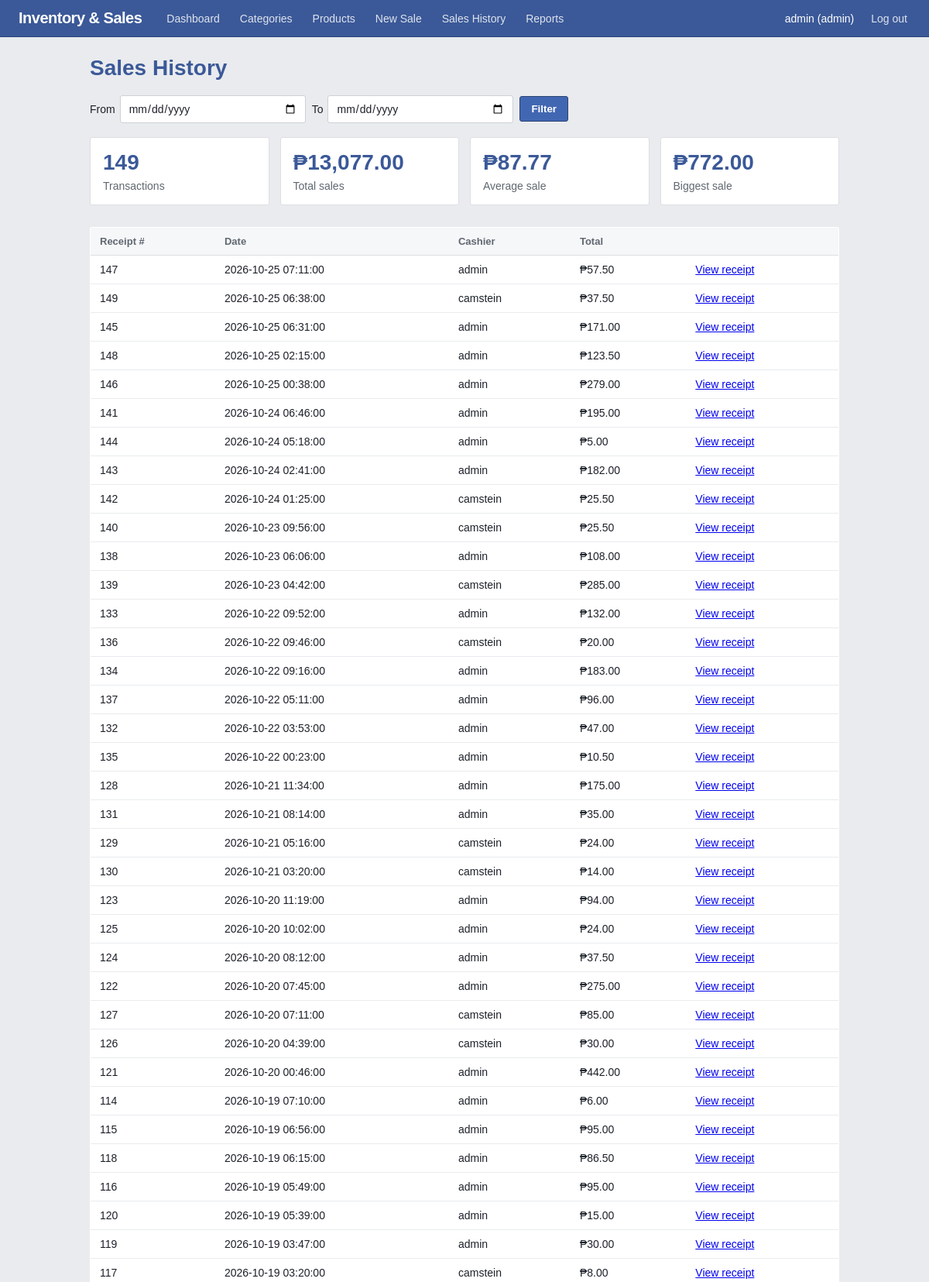
The page /pages/sales_history.php (signed in, upper part) on the database its author committed.
### tables this page shows
CREATE TABLE `sales` (
  `id` int(11) NOT NULL,
  `user_id` int(11) DEFAULT NULL,
  `total` decimal(10,2) DEFAULT NULL,
  `created_at` timestamp NOT NULL DEFAULT current_timestamp()
);

CREATE TABLE `users` (
  `id` int(11) NOT NULL,
  `username` varchar(50) NOT NULL,
  `password` varchar(255) NOT NULL,
  `role` enum('admin','staff') DEFAULT 'staff'
);

### pages/sales_history.php (the view, shortened to what this page needs)
<?php
require '../includes/db.php';
$from = $_GET['from'] ?? '';
$to   = $_GET['to'] ?? '';
$f = $from !== '' ? $from : '2000-01-01';
$t = $to   !== '' ? $to   : '2099-12-31';
$stmt = $conn->prepare(
    "SELECT COUNT(*) AS cnt,
            COALESCE(SUM(total), 0) AS sum_total,
            COALESCE(AVG(total), 0) AS avg_total,
            COALESCE(MAX(total), 0) AS max_total
     FROM sales
     WHERE DATE(created_at) BETWEEN ? AND ?"
);
$stmt->bind_param("ss", $f, $t);
$stmt->execute();
$sum = $stmt->get_result()->fetch_assoc();
$stmt = $conn->prepare(
    "SELECT s.id, s.total, s.created_at, u.username
     FROM sales s LEFT JOIN users u ON u.id = s.user_id
     WHERE DATE(s.created_at) BETWEEN ? AND ?
     ORDER BY s.created_at DESC"
);
$stmt->bind_param("ss", $f, $t);
$stmt->execute();
$rows = $stmt->get_result();
require '../includes/header.php';
?>
<h1>Sales History</h1>
<form method="GET" class="inline-form">
    <label>From <input type="date" name="from" value="<?= htmlspecialchars($from) ?>"></label>
    <label>To <input type="date" name="to" value="<?= htmlspecialchars($to) ?>"></label>
    <button type="submit">Filter</button>
</form>
<div class="cards">
    <div class="card"><span class="num"><?= (int)$sum['cnt'] ?></span><span>Transactions</span></div>
    <div class="card"><span class="num">&#8369;<?= number_format($sum['sum_total'], 2) ?></span><span>Total sales</span></div>
    <div class="card"><span class="num">&#8369;<?= number_format($sum['avg_total'], 2) ?></span><span>Average sale</span></div>
    <div class="card"><span class="num">&#8369;<?= number_format($sum['max_total'], 2) ?></span><span>Biggest sale</span></div>
</div>
<table>
    <tr><th>Receipt #</th><th>Date</th><th>Cashier</th><th>Total</th><th></th></tr>
    <?php while ($r = $rows->fetch_assoc()): ?>
        <tr>
            <td><?= (int)$r['id'] ?></td>
            <td><?= htmlspecialchars($r['created_at']) ?></td>
            <td><?= htmlspecialchars($r['username'] ?? 'unknown') ?></td>
            <td>&#8369;<?= number_format($r['total'], 2) ?></td>
            <td><a href="receipt.php?id=<?= (int)$r['id'] ?>">View receipt</a></td>
        </tr>
    <?php endwhile; ?>
</table>
<?php require '../includes/footer.php'; ?>

### style.css (style rules this page uses)
:root { --blue: #3b5998; --blue-dark: #2d4373; --blue-light: #4267b2; --green: #42b72a; --green-dark: #2f8a1c; --orange: #f7931e; --orange-dark: #c26f0a; --red: #d93025; --red-dark: #a8231b; --bg: #e9ebee; --line: #dddfe2; --text: #1d2129; --muted: #606770; }
* { box-sizing: border-box; }
body { font-family: Helvetica, Arial, sans-serif; font-size: 14px; margin: 0; background: var(--bg); color: var(--text); }
h1, h2, h3 { color: var(--blue); }
.cards { display: grid; grid-template-columns: repeat(auto-fit, minmax(180px, 1fr)); gap: 14px; margin: 18px 0 28px; }
.card { background: white; border: 1px solid var(--line); border-radius: 3px; padding: 16px; display: flex; flex-direction: column; gap: 6px; color: var(--muted); }
.card .num { font-size: 28px; font-weight: bold; color: var(--blue); }
table { width: 100%; border-collapse: collapse; background: white; border: 1px solid var(--line); border-radius: 3px; overflow: hidden; }
th, td { padding: 10px 12px; text-align: left; border-bottom: 1px solid #e9ebee; }
th { background: #f6f7f9; color: var(--muted); font-size: 13px; border-bottom: 1px solid var(--line); }
.inline-form { display: flex; gap: 8px; margin: 16px 0; align-items: center; }
.inline-form input { padding: 8px 10px; min-width: 240px; }
input, select { border: 1px solid #ccd0d5; border-radius: 3px; font-family: inherit; font-size: 14px; background: white; color: var(--text); }
button { background: var(--blue-light); color: white; border: 1px solid var(--blue-dark); border-radius: 3px; padding: 8px 14px; font-family: inherit; font-weight: bold; cursor: pointer; }
.inline-form label { display: flex; align-items: center; gap: 6px; }

### rows shown on the page
sales: id "147", created_at "2026-10-25 07:11:00", user.username "admin", total "57.50"
sales: id "149", created_at "2026-10-25 06:38:00", user.username "camstein", total "37.50"
sales: id "145", created_at "2026-10-25 06:31:00", user.username "admin", total "171.00"
sales: id "148", created_at "2026-10-25 02:15:00", user.username "admin", total "123.50"
sales: id "146", created_at "2026-10-25 00:38:00", user.username "admin", total "279.00"
sales: id "141", created_at "2026-10-24 06:46:00", user.username "admin", total "195.00"
sales: id "144", created_at "2026-10-24 05:18:00", user.username "admin", total "5.00"
sales: id "143", created_at "2026-10-24 02:41:00", user.username "admin", total "182.00"
sales: id "142", created_at "2026-10-24 01:25:00", user.username "camstein", total "25.50"
sales: id "140", created_at "2026-10-23 09:56:00", user.username "camstein", total "25.50"
sales: id "138", created_at "2026-10-23 06:06:00", user.username "admin", total "108.00"
sales: id "139", created_at "2026-10-23 04:42:00", user.username "camstein", total "285.00"
sales: id "133", created_at "2026-10-22 09:52:00", user.username "admin", total "132.00"
sales: id "136", created_at "2026-10-22 09:46:00", user.username "camstein", total "20.00"
sales: id "134", created_at "2026-10-22 09:16:00", user.username "admin", total "183.00"
sales: id "137", created_at "2026-10-22 05:11:00", user.username "admin", total "96.00"
sales: id "132", created_at "2026-10-22 03:53:00", user.username "admin", total "47.00"
sales: id "135", created_at "2026-10-22 00:23:00", user.username "admin", total "10.50"
sales: id "128", created_at "2026-10-21 11:34:00", user.username "admin", total "175.00"
sales: id "131", created_at "2026-10-21 08:14:00", user.username "admin", total "35.00"
sales: id "129", created_at "2026-10-21 05:16:00", user.username "camstein", total "24.00"
sales: id "130", created_at "2026-10-21 03:20:00", user.username "camstein", total "14.00"
sales: id "123", created_at "2026-10-20 11:19:00", user.username "admin", total "94.00"
sales: id "125", created_at "2026-10-20 10:02:00", user.username "admin", total "24.00"
sales: id "124", created_at "2026-10-20 08:12:00", user.username "admin", total "37.50"
sales: id "122", created_at "2026-10-20 07:45:00", user.username "admin", total "275.00"
sales: id "127", created_at "2026-10-20 07:11:00", user.username "camstein", total "85.00"
sales: id "126", created_at "2026-10-20 04:39:00", user.username "camstein", total "30.00"
sales: id "121", created_at "2026-10-20 00:46:00", user.username "admin", total "442.00"
sales: id "114", created_at "2026-10-19 07:10:00", user.username "admin", total "6.00"
sales: id "115", created_at "2026-10-19 06:56:00", user.username "admin", total "95.00"
sales: id "118", created_at "2026-10-19 06:15:00", user.username "admin", total "86.50"
sales: id "116", created_at "2026-10-19 05:49:00", user.username "admin", total "95.00"
sales: id "120", created_at "2026-10-19 05:39:00", user.username "admin", total "15.00"
sales: id "119", created_at "2026-10-19 03:47:00", user.username "admin", total "30.00"
sales: id "117", created_at "2026-10-19 03:20:00", user.username "camstein", total "8.00"

### other values the page prints
$_SESSION['username'] "admin"
$_SESSION['role'] "admin"
$sum['cnt'] "149"
$sum['sum_total'] "13,077.00"
$sum['avg_total'] "87.77"
$sum['max_total'] "772.00"
